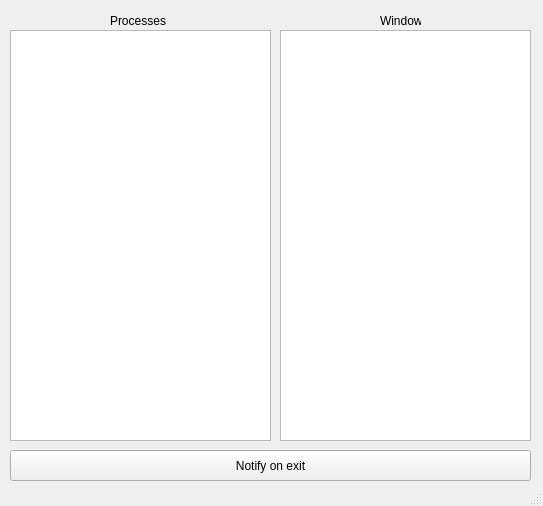
<?xml version="1.0" encoding="UTF-8"?>
<ui version="4.0">
 <class>MainWindow</class>
 <widget class="QMainWindow" name="MainWindow">
  <property name="geometry">
   <rect>
    <x>0</x>
    <y>0</y>
    <width>543</width>
    <height>506</height>
   </rect>
  </property>
  <property name="windowTitle">
   <string>MainWindow</string>
  </property>
  <widget class="QWidget" name="centralwidget">
   <widget class="QListView" name="listView">
    <property name="geometry">
     <rect>
      <x>10</x>
      <y>30</y>
      <width>261</width>
      <height>411</height>
     </rect>
    </property>
   </widget>
   <widget class="QListView" name="listView_2">
    <property name="geometry">
     <rect>
      <x>280</x>
      <y>30</y>
      <width>251</width>
      <height>411</height>
     </rect>
    </property>
   </widget>
   <widget class="QPushButton" name="pushButton">
    <property name="geometry">
     <rect>
      <x>10</x>
      <y>450</y>
      <width>521</width>
      <height>31</height>
     </rect>
    </property>
    <property name="text">
     <string>Notify on exit</string>
    </property>
   </widget>
   <widget class="QLabel" name="label">
    <property name="geometry">
     <rect>
      <x>110</x>
      <y>10</y>
      <width>71</width>
      <height>21</height>
     </rect>
    </property>
    <property name="text">
     <string>Processes</string>
    </property>
   </widget>
   <widget class="QLabel" name="label_2">
    <property name="geometry">
     <rect>
      <x>380</x>
      <y>10</y>
      <width>41</width>
      <height>21</height>
     </rect>
    </property>
    <property name="text">
     <string>Windows</string>
    </property>
   </widget>
  </widget>
  <widget class="QStatusBar" name="statusbar"/>
 </widget>
 <resources/>
 <connections/>
</ui>
